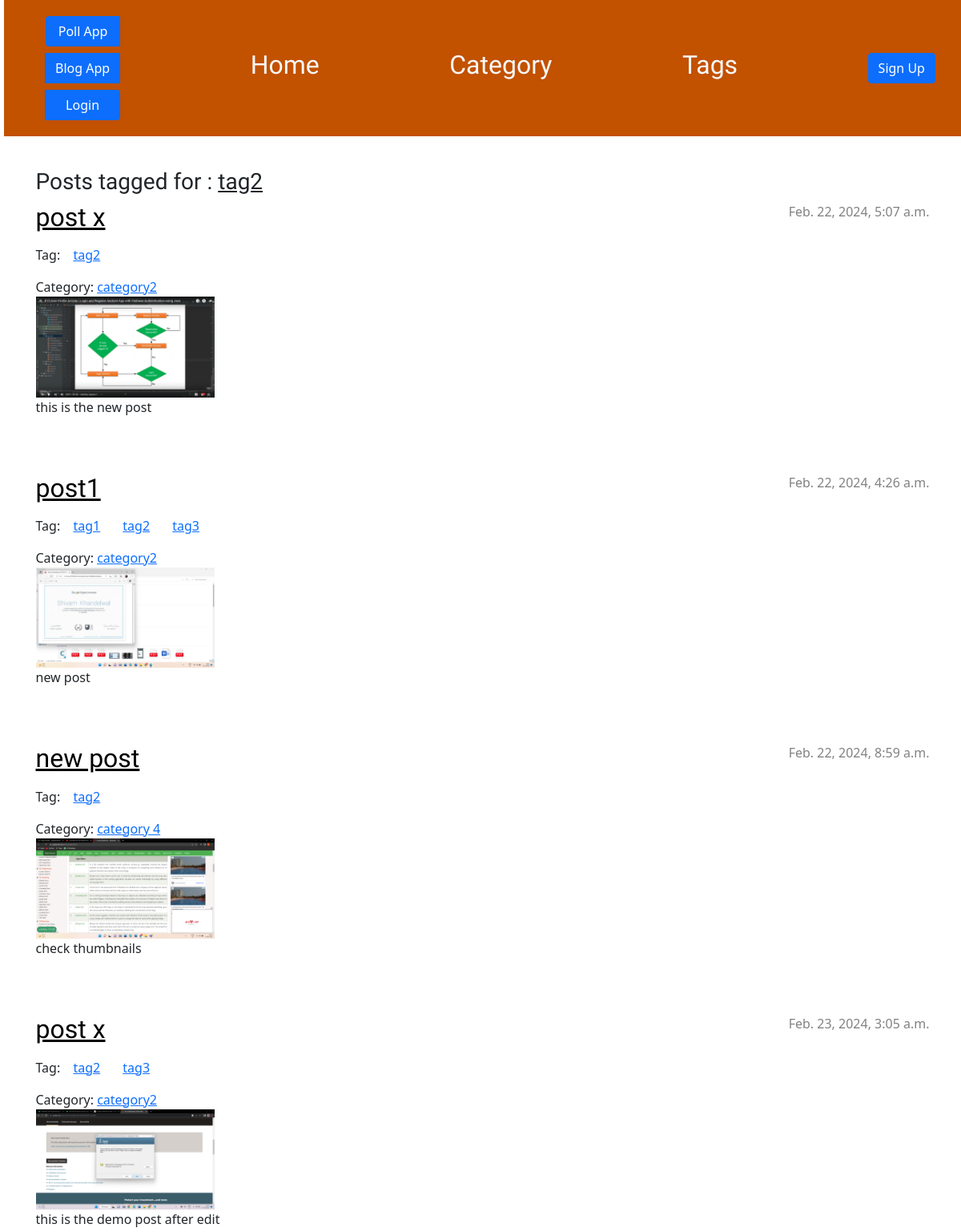
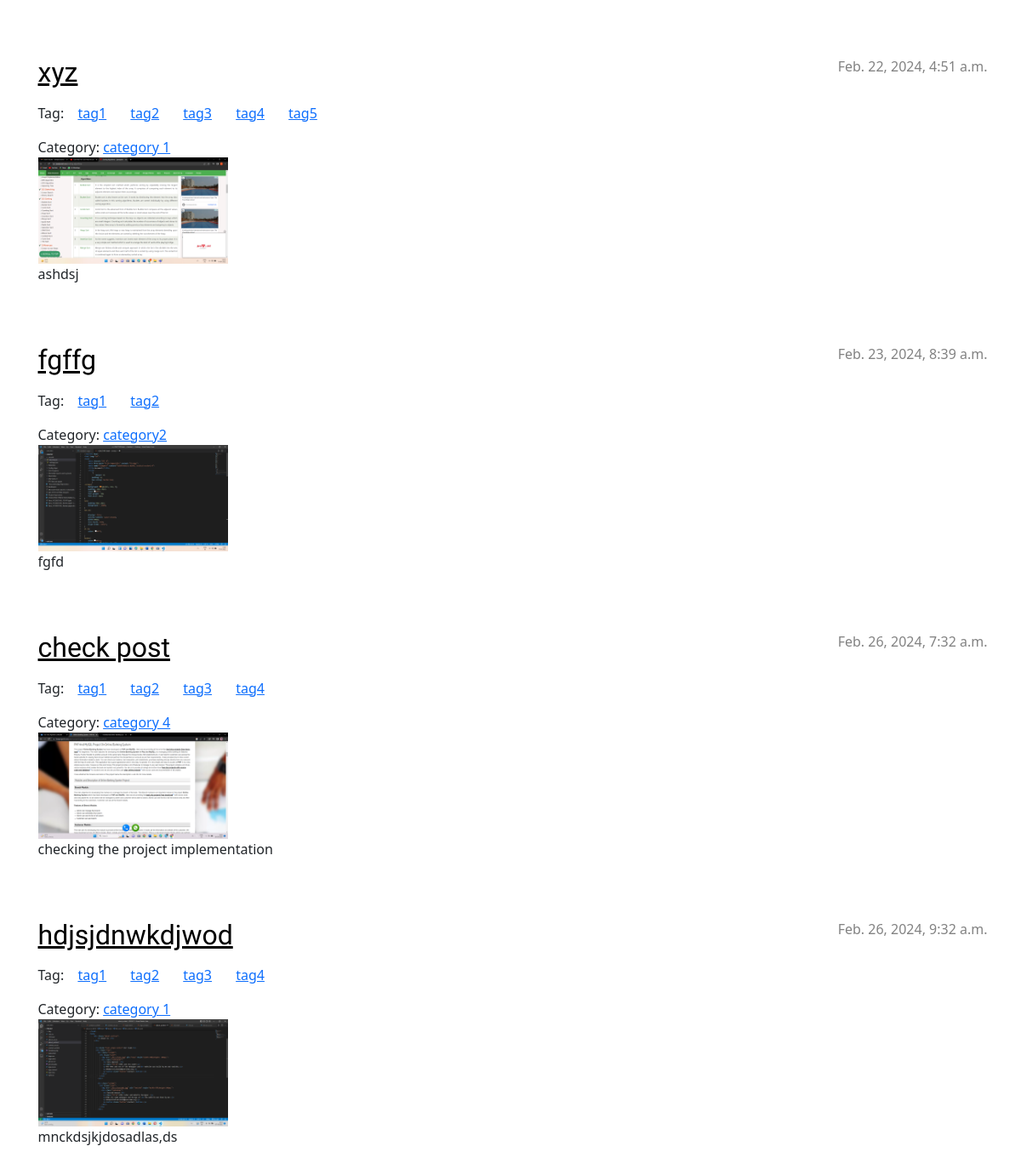
The page /tag/tag2 on the database as committed earlier (2 pictures, top to bottom).
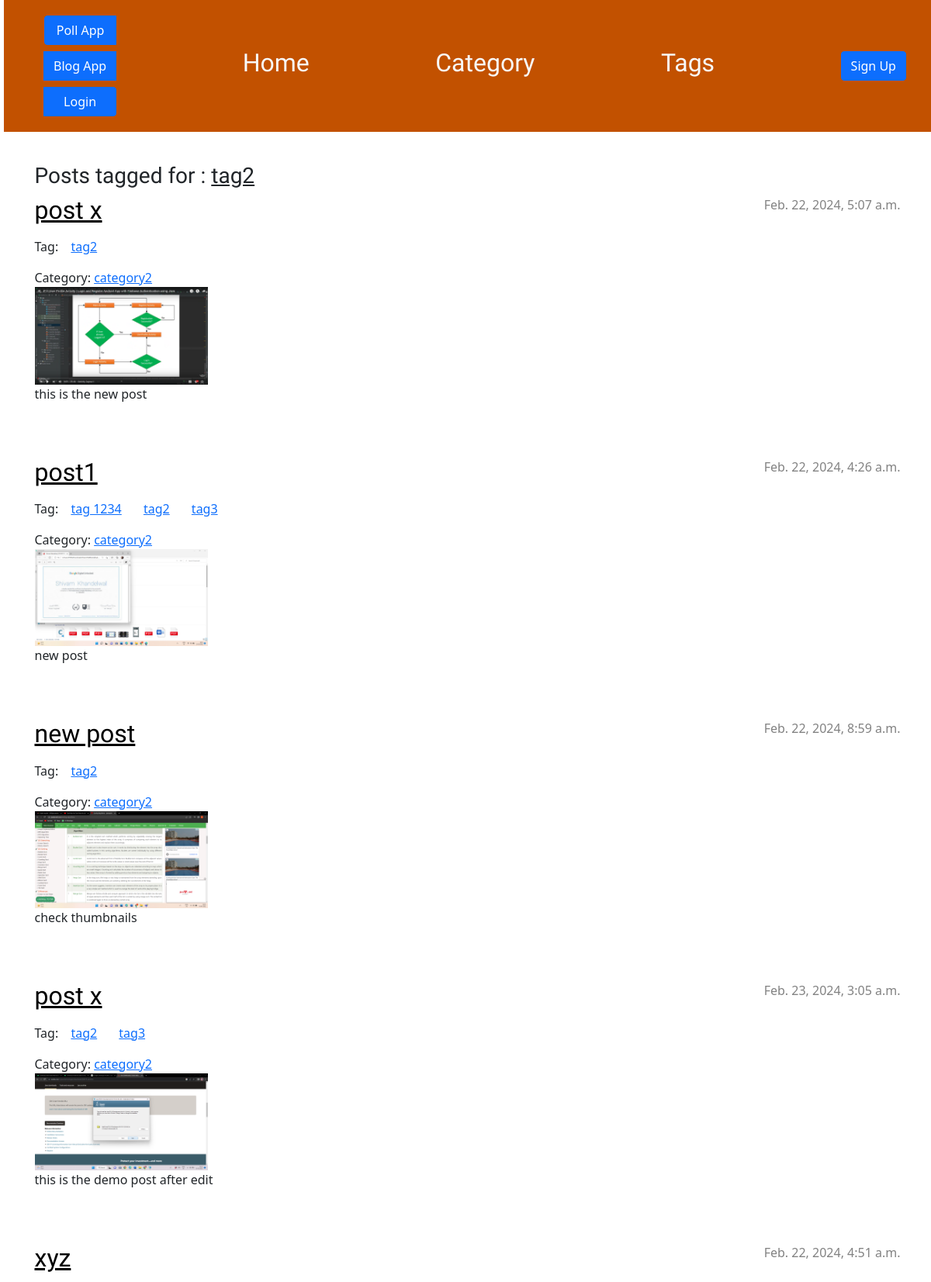
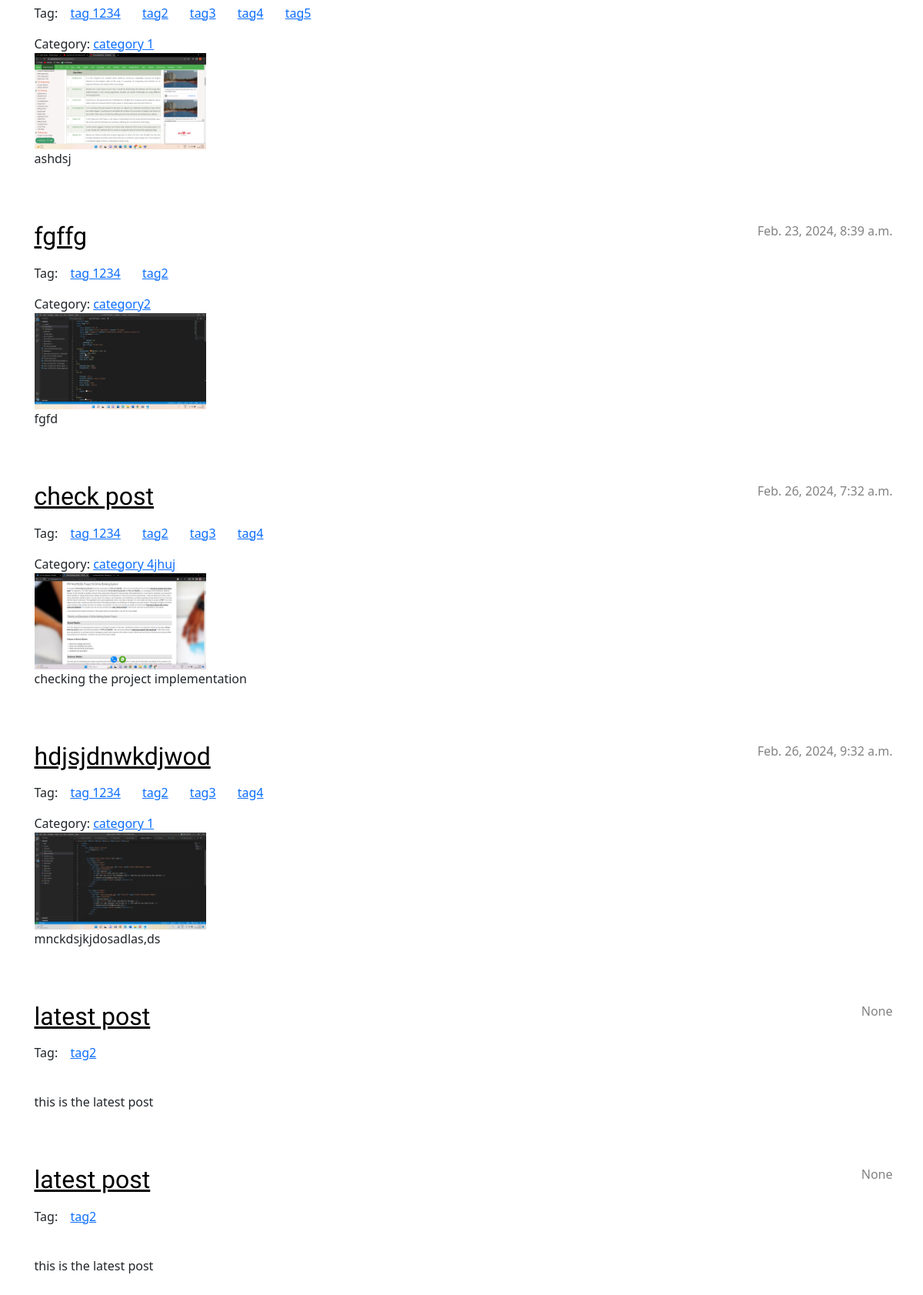
The same page on the database as committed later (2 pictures, top to bottom).
### blog/models.py (models this page shows, shortened)
class Tag(models.Model):
    title= models.CharField(max_length=100,unique=True)
    slug = AutoSlugField(populate_from="title", unique=True, null = True , default=None)

class Post(models.Model):
    category = models.ForeignKey(Category, on_delete=models.SET_NULL,blank=True, null=True,)
    author = models.ForeignKey(settings.AUTH_USER_MODEL, on_delete=models.CASCADE)
    tags = models.ManyToManyField(Tag)
    title = models.CharField(max_length=200)
    slug = AutoSlugField(populate_from ='title' , unique = True, null = True , default=None )
    text = models.TextField()
    created_date = models.DateTimeField(default=timezone.now)
    published_date = models.DateTimeField(blank=True, null=True)
    thumbnails = models.ImageField(upload_to='thumbnails/', default=None)
    featured_image = models.ImageField(upload_to='uploads/', default= None)

class Category(models.Model):
    title = models.CharField(max_length=100, unique= True)
    slug = AutoSlugField(populate_from="title", unique=True)

### blog/views.py (the view)
# urls.py: path('tag/<str:tag_title>',views.tag_details,name='tag_post'),
def tag_details(request, tag_title):
    tag = get_object_or_404(Tag, title=tag_title)
    posts = Post.objects.filter(tags=tag)
    tag_title = "Tag for: " + tag_title
    return render(request, 'blog/post_list.html', {'posts': posts, 'tag': tag, 'query': tag_title})

### blog/templates/blog/post_list.html (shortened to what this page needs)
{% extends 'blog/base.html' %}
{% load static %}
{% block content %}
{% if tag.title %}
<h3> Posts tagged for : <u>{{ tag.title }}</u></h3>
{% endif %}
{% for post in posts %}
    <article class="post">
        <time class="date">
            {{ post.published_date }}
        </time>
        <h2><a href="{% url 'blog:post_detail' slug=post.slug %}">{{ post.title }}</a></h2>
        <div class="mb-3 mt-3">
            Tag:
            {% for tag in post.tags.all %}
                <a class="tag mx-1 p-2" href="{%url 'blog:tag_post' tag_title=tag.title %}"><span>{{ tag.title}}</span></a>
            {% endfor %}
        </div>
        {% if post.category.title %}
            Category: <a href="{% url 'blog:cat_post' category_slug=post.category.title %}">{{ post.category.title }}</a>
        {% endif %}
        <br>
        {% if post.thumbnails %}
            <img src = "{{ post.thumbnails.url }}" alt="{{post.thumbnails}}" width= "20%" height="20%">
        {% endif %}
        <p class ="overflow-limit">{{ post.text|linebreaksbr }}</p>
    </article>
{% endfor %}
{% endblock %}

### blog/templates/blog/base.html (shortened to what this page needs)
{% load static %}
<!DOCTYPE html>
<html>
    <head>
        <link rel="stylesheet" href="https://cdn.jsdelivr.net/npm/bootstrap@5.1.3/dist/css/bootstrap.min.css"
>
        <link rel="stylesheet" href="{% static 'css/blog.css' %}">
    </head>
    <body>
        <header class="page-header">
          <div class="container d-flex justify-content-between align-items-center">
            <div class="btn-group d-flex flex-column">
                <a id="link1" class="btn btn-primary  mb-2" href="{% url 'polls:index' %}"> Poll App </a>
                <a id="link2" class="btn btn-primary  mb-2" href="{% url 'blog:post_list' %}"> Blog App </a>
                {% if user.is_authenticated %}
                <a class="btn btn-primary" href="{% url 'blog:logout' %}">Logout</a>
                {% else %}
                <a class="btn btn-primary" href="{% url 'blog:login' %}">Login</a>
                {% endif %}
            </div>
            <div>
                <h2 id="blogHome" ><a class="text-light text-decoration-none" href="{% url 'blog:post_list' %}">Home</a></h2></div>
                <h2><a class="text-light text-decoration-none"
                        href="{% url 'blog:cat_list' %}">Category</a></h2>
                <h2><a class="text-light text-decoration-none" href="{% url 'blog:tag_list' %}">Tags</a>
                </h2>
                {% if user.is_authenticated %}
                <h2 class="h3 mb-0"><a class="text-light text-decoration-none"
                        href="{% url 'blog:user_detail' username=user.username %}">Profile</a></h2>
                {% else %}
                <a class="btn btn-primary" href="{% url 'blog:signup' %}">Sign Up</a>
                {% endif %}
            </div>
        </header>
        <main class="content container">
            <div class="row">
                <div class="col">
                {% block content %}
                {% endblock %}
                </div>
            </div>
        </main>
    </body>
</html>

### blog/static/css/blog.css (style rules this page uses)
h1 a, h2 a { color: #C25100; }
body { padding-left: 5px; }
.page-header { background-color: #C25100; margin-top: 0; margin-bottom: 40px; padding: 20px 20px 20px 40px; }
h1, h2, h3, h4 { font-family: 'Lobster', cursive; }
.date { color: #828282; }
.post { margin-bottom: 70px; }
.post h2 a, .post h2 a:visited { color: #000000; }
.post > .date, .post > .actions { float: right; }

### blog/templates/blog/base.html (style rules this page uses)
.overflow-limit { max-height: 65px; overflow: auto; text-overflow: ellipsis; max-width: 600px; }

Rows that differ between the two databases and show on the page:
changed Tag: title "tag1" → "tag 1234"
changed Post "Feb. 22, 2024, 8:59 a.m.": category "category 4" → "category2"
changed through a linked row, Post "check post": category "category 4" → "category 4jhuj"
added Post: published_date "None", title "latest post", text "this is the latest post", Tag (title "tag2")
added Post: published_date "None", title "latest post", text "this is the latest post", Tag (title "tag2")
